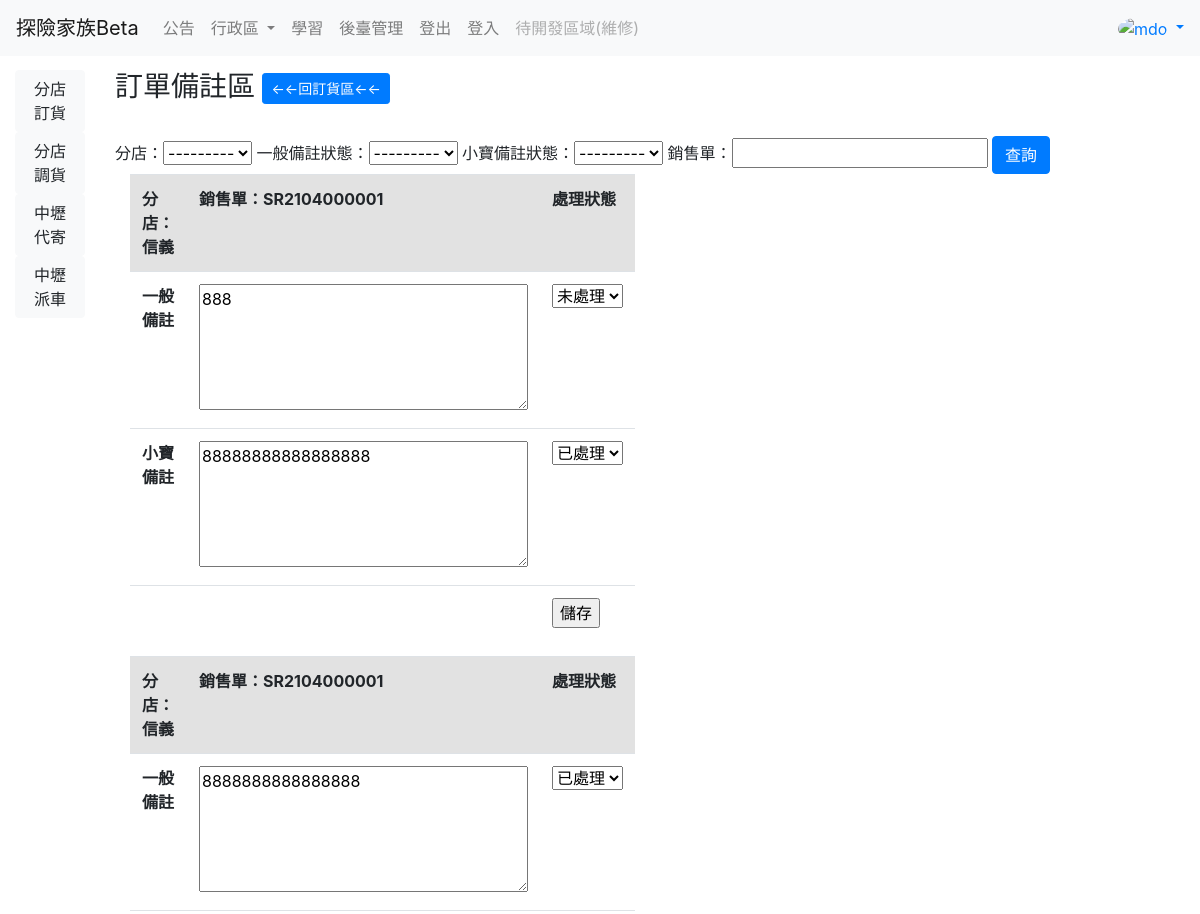
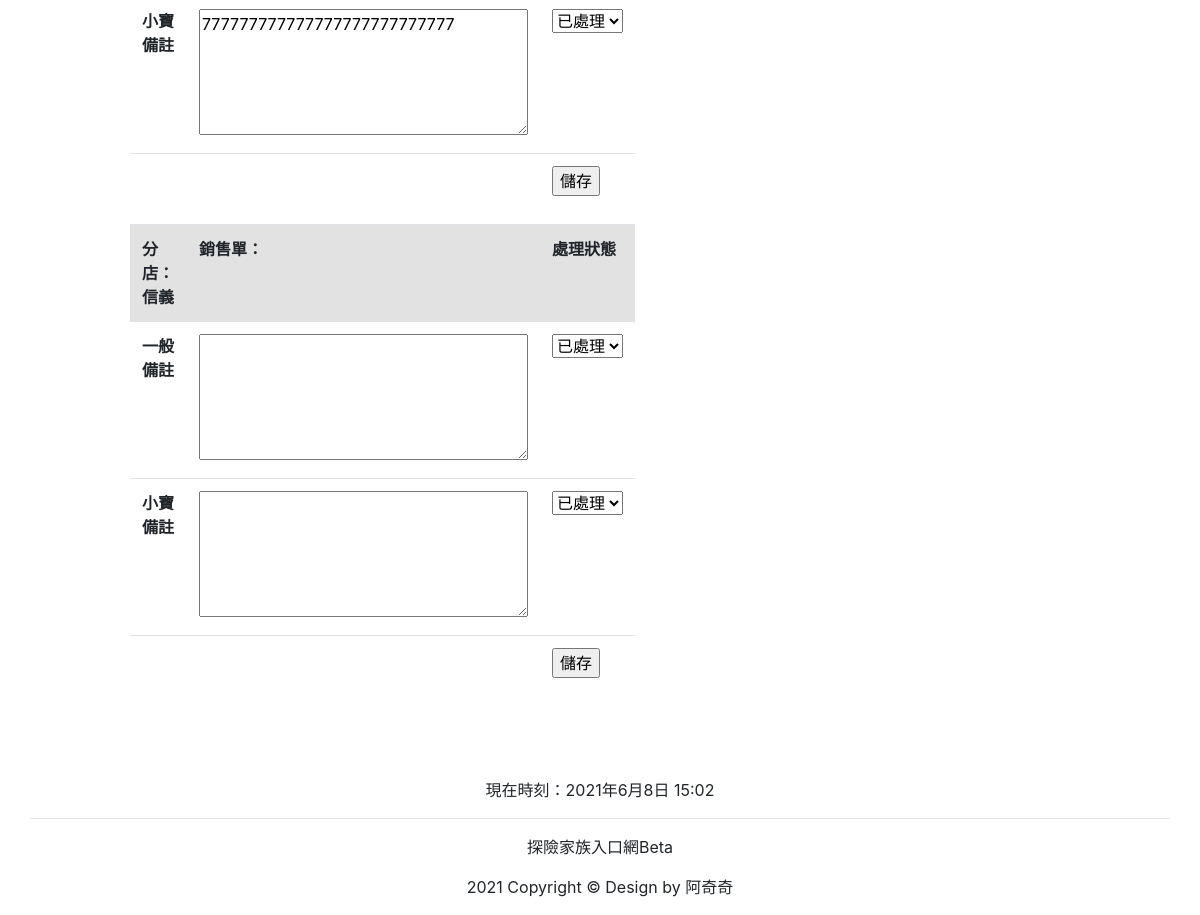
The app's page /order_goods/remark/ with its own data (2 pictures, top to bottom).
### myweb/models.py (models this page shows)
class OrderGoods(models.Model):
    done_choices = (
        ('已處理', '已處理'),
        ('未處理', '未處理'),
    )
    shop_a_name_from = models.ForeignKey('ShopNameA', on_delete=models.CASCADE)
    order_sheet_number = models.CharField(max_length=12, unique=True)
    shop_a_time = models.DateTimeField(default=timezone.now)
    shop_a_staff = models.CharField(max_length=12)
    sell_sheet_number = models.CharField(null=True, blank=True, max_length=12)
    service_time = models.DateTimeField(null=True, blank=True,)
    service_staff = models.CharField(null=True, blank=True, max_length=12)
    remark = models.TextField(null=True, blank=True)
    remark_bao = models.TextField(null=True, blank=True)
    done = models.CharField(max_length=3, choices=done_choices, default='未處理')
    remark_done = models.CharField(max_length=3, choices=done_choices, default='未處理')
    remark_bao_done = models.CharField(max_length=3, choices=done_choices, default='未處理')

class ShopNameA(models.Model):
    shop_name_a = models.CharField(max_length=10, null=False)
    order = models.IntegerField(default='99')
    def __str__(self):
        return self.shop_name_a

### myweb/views.py (the view)
# urls.py: path('order_goods/remark/', views.order_goods_remark, name='order-goods-remark-url'),
def order_goods_remark(request ):
    now = datetime.now()
    order_goods = OrderGoods.objects.all().order_by('-shop_a_time')
    order_goods_filter = OrderGoodsRemarkFilter(queryset=order_goods)
    if request.method == 'POST':
        order_goods_filter = OrderGoodsRemarkFilter(request.POST, queryset=order_goods)
    paginator = Paginator(order_goods_filter.qs, 20)
    num_p = request.GET.get('page', 1)  # 以page为键得到默认的页面1
    page = paginator.page(int(num_p))
    context = {
        'order_goods_filter': order_goods_filter
    }
    if request.method == 'GET':
        try:
            order_sheet_number = request.GET['order_sheet_number']
            order_goods_get = OrderGoods.objects.filter(order_sheet_number=order_sheet_number)
            try:
                for i in range(len(order_goods_get)):
                    order_goods_get[i].remark_done = request.GET['remark_done']
                    order_goods_get[i].remark_bao_done = request.GET['remark_bao_done']
                    order_goods_get[i].save()
                messages.add_message(request, messages.INFO, "try成功")
            except:
                messages.add_message(request, messages.INFO, "try失敗")
        except:
            order_sheet_number = None
    else:
        pass
    return render(request, 'order_goods_remark.html', locals())

### templates/order_goods_remark.html (shortened to what this page needs)
{% extends 'transfer_base.html' %}
{% block content %}
    <h3>
        訂單備註區
        <button type="button" class="btn btn-primary btn-sm" onclick="location.href='{% url 'order-goods-url' %}'" >
            <a>←←回訂貨區←←</a>
        </button>
    </h3>
    <br>
    <form name="order_goods_remark_filter_form" action="." method='POST'>
        分店：{{ order_goods_filter.form.shop_a_name_from }}
        一般備註狀態：{{ order_goods_filter.form.remark_done }}
        小寶備註狀態：{{ order_goods_filter.form.remark_bao_done }}
        銷售單：{{ order_goods_filter.form.sell_sheet_number }}
    <input type="submit" class="btn btn-primary" value="查詢" />
    </form>
    <div class="container-fluid">
        <div class="row">
            <div class="col-lg-6">
            {% for p in page %}
                <table class="table table-hover">
                    <form name="order_goods_remark_form" action="." method="GET">
                        <tr style="background-color: #e2e2e2">
                            <th>分店：{{ p.shop_a_name_from }}</th>
                            <th>銷售單：{{ p.sell_sheet_number|default_if_none:"" }}</th>
                            <th>處理狀態</th>
                        </tr>
                        <tr>
                            <th><label for="remark">一般備註</label></th>
                            <td><textarea id="remark" name="remark" rows="5" cols="30">{{ p.remark }}</textarea></td>
                            <td>
                                <select id="remark_done"  name="remark_done" >
                                    <option value="已處理" {% if p.remark_done == '已處理' %} selected="selected" {% endif %}>已處理</option>
                                    <option value="未處理" {% if p.remark_done == '未處理' %} selected="selected" {% endif %}>未處理</option>
                                </select>
                            </td>
                        </tr>
                        <tr>
                            <th><label for="remark_bao">小寶備註</label></th>
                            <td><textarea id="remark_bao" name="remark_bao" rows="5" cols="30">{{ p.remark_bao }}</textarea></td>
                            <td>
                                <select id="remark_bao_done"  name="remark_bao_done" >
                                    <option value="已處理" {% if p.remark_bao_done == '已處理' %} selected="selected" {% endif %}>已處理</option>
                                </select>
                            </td>
                        </tr>
                        <tr>
                            <th></th>
                            <td>
                            </td>
                            <td><input type="submit" value="儲存" ></td>
                        </tr>
                        </form>
                </table>
            {% endfor %}
            </div>
        </div>
    </div>
    <br>
    <br>
    <br>
{% endblock %}

### records on screen
OrderGoods: shop_a_name_from "信義", sell_sheet_number "SR2104000001", remark "888", remark_done "未處理", remark_bao "88888888888888888", remark_bao_done "已處理"
OrderGoods: shop_a_name_from "信義", sell_sheet_number "SR2104000001", remark "8888888888888888", remark_done "已處理", remark_bao "777777777777777777777777777", remark_bao_done "已處理"
OrderGoods: shop_a_name_from "信義", remark_done "已處理", remark_bao_done "已處理"
